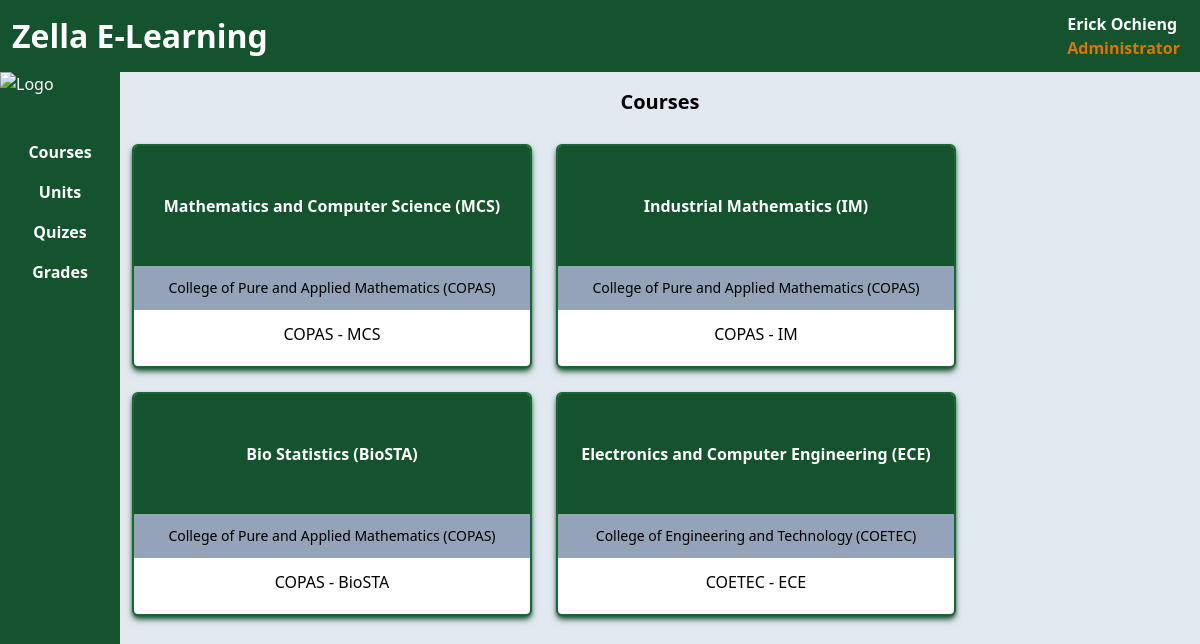
The app's page /zella/courses/ (signed in) with its own data.
### zella/models.py (models this page shows, shortened)
class ZellaUser(AbstractBaseUser, PermissionsMixin):
    username = models.CharField(max_length=10, unique=True)
    firstname = models.CharField(max_length=45)
    lastname = models.CharField(max_length=45)
    email = models.EmailField(max_length=75)
    course = models.ForeignKey(Course, on_delete=models.CASCADE, null=True)
    is_staff = models.BooleanField(default=False)
    is_active = models.BooleanField(default=True)
    date_joined = models.DateTimeField(default=timezone.now)
    USERNAME_FIELD = 'username'
    REQUIRED_FIELDS = ['firstname', 'lastname', 'email' ]
    objects = ZellaUserManager()
    def __str__(self):
        return self.firstname+" "+self.lastname

class Course(models.Model):
    name = models.CharField(max_length=100)
    college = models.ForeignKey(College, on_delete=models.CASCADE)
    abbr = models.CharField(max_length=15)
    duration = models.IntegerField(default=4)
    def __str__(self):
        return self.name+" ("+self.abbr+")"

class College(models.Model):
    name = models.CharField(max_length=100)
    abbr = models.CharField(max_length=15)
    def __str__(self):
        return self.name+" ("+self.abbr+")"

### zella/views.py (the view)
# urls.py: path('courses/', views.courses, name='courses'),
def courses(request):
    if request.user.is_authenticated:
        courses = Course.objects.all()
        return render(request, 'zella/courses.html', { 'courses': courses})
    else:
        return HttpResponseRedirect('/zella/login')

### zella/templates/zella/courses.html
{% extends "zella/base.html" %}
{% block content %}
<h1 class="text-xl font-bold text-center my-4">Courses</h1>
<div class="flex flex-wrap">
{% for course in courses %}
    <div class=" max-w-[400px] min-w-[400px] m-3 shadow-md shadow-green-900 rounded-md text-center overflow-hidden bg-white border-2 border-green-800 pb-2">
        <h2 class="font-bold px-3 py-12 bg-green-900 text-white">{{course}}</h2>
        <h2 class="text-sm p-3 bg-slate-400">{{course.college}}</h2>
        <p class=" p-3">{{course.college.abbr}} - {{course.abbr}}<p/>
    </div>
{% endfor %}
</div>
{% endblock %}

### zella/templates/zella/base.html (shortened to what this page needs)
<!doctype html>
<html lang="en" class="">
  <head>
    <script src="https://cdn.tailwindcss.com"></script>
  </head>
  <body class="text-white">
     <div class="flex bg-green-900 p-3">
        <h1 class="font-bold text-[2em] flex-grow">Zella E-Learning</h1>
        {% if user %}
        <div class="flex flex-col cursor-pointer">
            <div class="group relative ">
                <div>
                    <h3 class="font-bold px-2">{{user}}</h3>
                    {% if user.is_staff %}
                    <h3 class="font-bold px-2 text-amber-600">Administrator</h3>
                    {% else %}
                    <h3 class="font-bold px-2 text-amber-600">Student</h3>
                    {% endif %}
                </div>
            </div>
        </div>
        {% endif %}
     </div>
     <div class="flex ">
        <div class="flex flex-col gap-8 bg-green-900">
            <div class="flex max-w-[120px]">
                <img class="" src="https://png.pngitem.com/pimgs/s/7-70388_school-house-png-school-icon-transparent-background-png.png" alt="Logo" />
            </div>
            <div class="flex flex-col text-center p-1 font-bold min-w-[120px]">
                <a class="hover:bg-slate-900 py-2 hover:text-white" href="/zella/courses">Courses</a>
                <a class="hover:bg-slate-900 py-2 hover:text-white" href="/zella/units">Units</a>
                <a class="hover:bg-slate-900 py-2 hover:text-white" href="/zella/quizes">Quizes</a>
                <a class="hover:bg-slate-900 py-2 hover:text-white" href="/zella/grades/{{user.pk}}">Grades</a>
            </div>
        </div>
        <div class="flex-grow min-h-[100vh] text-black bg-slate-200">
            {% block content %}
            {% endblock content %}
        </div>
    </div>
  </body>
</html>

### records on screen
ZellaUser: firstname+lastname "Erick Ochieng"
Course: name+abbr "Mathematics and Computer Science (MCS)", college "College of Pure and Applied Mathematics (COPAS)", college.abbr "COPAS", abbr "MCS"
Course: name+abbr "Industrial Mathematics (IM)", college "College of Pure and Applied Mathematics (COPAS)", college.abbr "COPAS", abbr "IM"
Course: name+abbr "Bio Statistics (BioSTA)", college "College of Pure and Applied Mathematics (COPAS)", college.abbr "COPAS", abbr "BioSTA"
Course: name+abbr "Electronics and Computer Engineering (ECE)", college "College of Engineering and Technology (COETEC)", college.abbr "COETEC", abbr "ECE"
